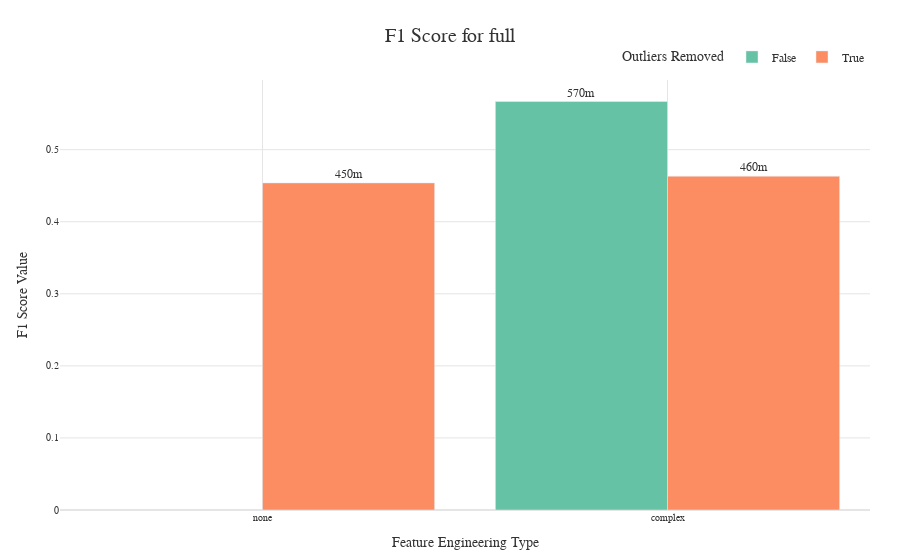
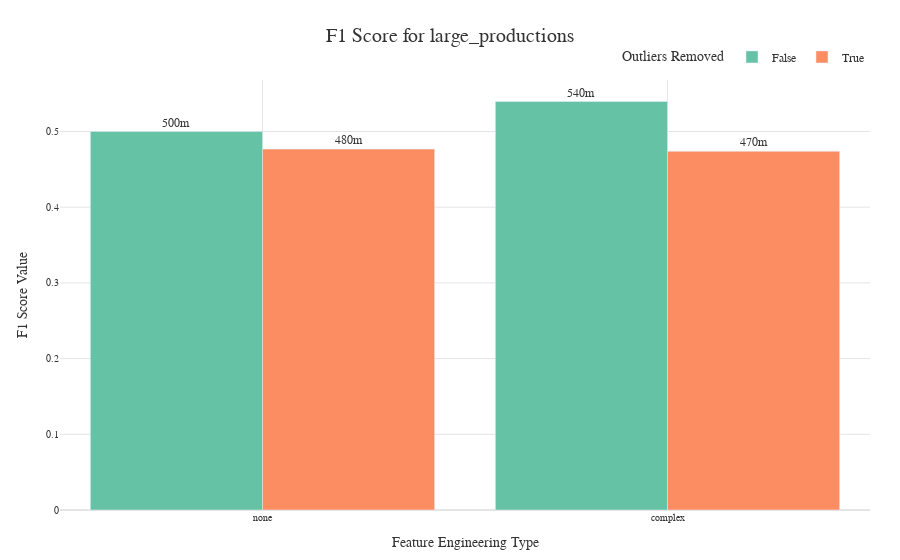
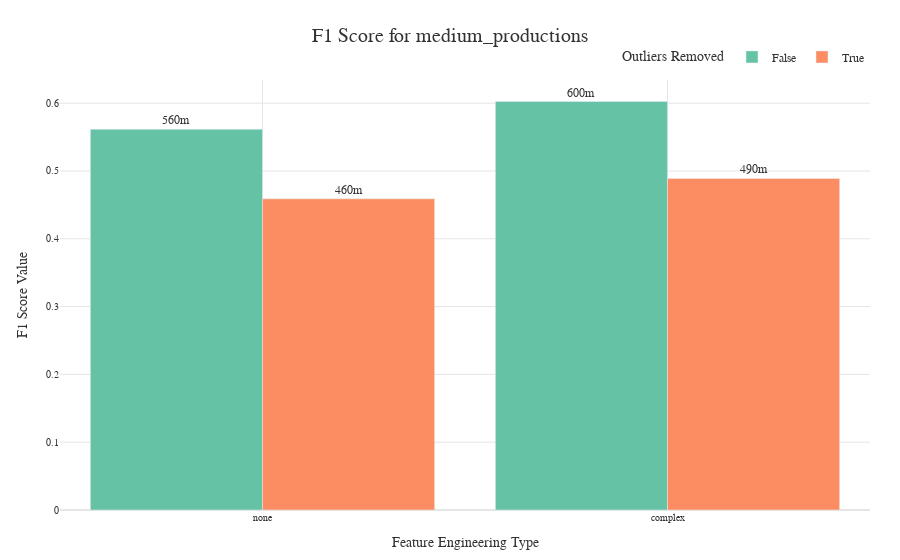
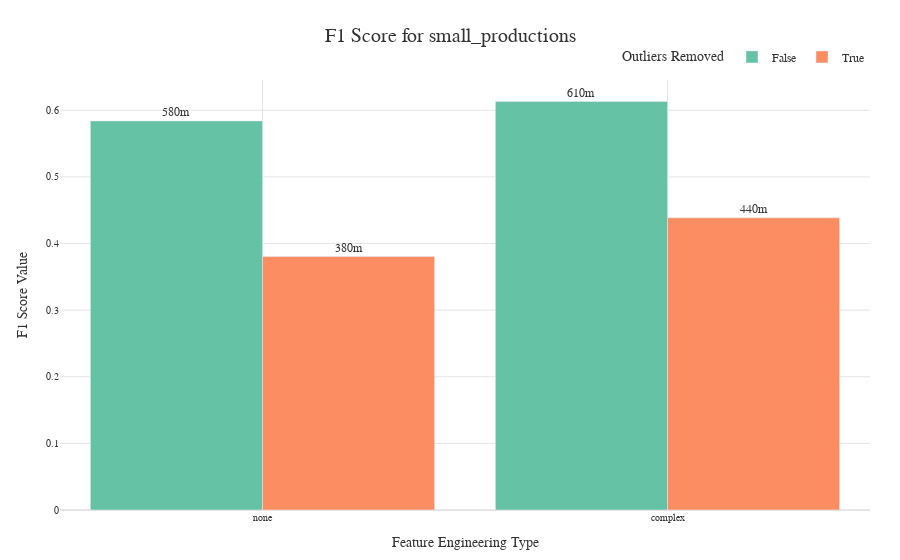

Notebook source saved alongside these figures, in order:
### Code cell
plot_one_metric_of_different_datasets_per_feature_engineering_outliers_with_plotly(
    experiment_df,
    problem_type="multi_class_classification",
    metric="F1 Score",
    metric_agg="max",
)

### Figure 1 — Plotly figure (JSON) as saved in the notebook; plotly's stock layout.template omitted (floating-point values rounded to 4 significant figures)
{"data": [{"alignmentgroup": "True", "hovertemplate": "Outliers Removed=False<br>Feature Engineering Type=%{x}<br>F1 Score Value=%{text}<extra></extra>", "legendgroup": "False", "marker": {"color": "#66C2A5", "pattern": {"shape": ""}}, "name": "False", "offsetgroup": "False", "orientation": "v", "showlegend": true, "text": [0.5668], "textposition": "outside", "texttemplate": "%{text:.2s}", "type": "bar", "x": ["complex"], "xaxis": "x", "y": [0.5668], "yaxis": "y"}, {"alignmentgroup": "True", "hovertemplate": "Outliers Removed=True<br>Feature Engineering Type=%{x}<br>F1 Score Value=%{text}<extra></extra>", "legendgroup": "True", "marker": {"color": "#FC8D62", "pattern": {"shape": ""}}, "name": "True", "offsetgroup": "True", "orientation": "v", "showlegend": true, "text": [0.4631, 0.4539], "textposition": "outside", "texttemplate": "%{text:.2s}", "type": "bar", "x": ["complex", "none"], "xaxis": "x", "y": [0.4631, 0.4539], "yaxis": "y"}], "layout": {"bargap": 0.15, "barmode": "group", "font": {"color": "#333333", "family": "Arial", "size": 12}, "legend": {"orientation": "h", "title": {"text": "Outliers Removed"}, "tracegroupgap": 0, "x": 1, "xanchor": "right", "y": 1.02, "yanchor": "bottom"}, "margin": {"b": 50, "l": 60, "r": 30, "t": 80}, "plot_bgcolor": "white", "showlegend": true, "title": {"font": {"color": "#333333", "size": 20}, "text": "F1 Score for full", "x": 0.5, "xanchor": "center", "y": 0.95, "yanchor": "top"}, "xaxis": {"anchor": "y", "categoryarray": ["none", "complex"], "categoryorder": "array", "domain": [0, 1], "gridcolor": "#E5E5E5", "showgrid": true, "tickangle": 0, "tickfont": {"size": 10}, "title": {"text": "Feature Engineering Type"}}, "yaxis": {"anchor": "x", "domain": [0, 1], "gridcolor": "#E5E5E5", "showgrid": true, "tickfont": {"size": 10}, "title": {"text": "F1 Score Value"}, "type": "linear", "zeroline": true, "zerolinecolor": "#E5E5E5"}}}

### Figure 2 — Plotly figure (JSON) as saved in the notebook; plotly's stock layout.template omitted (floating-point values rounded to 4 significant figures)
{"data": [{"alignmentgroup": "True", "hovertemplate": "Outliers Removed=False<br>Feature Engineering Type=%{x}<br>F1 Score Value=%{text}<extra></extra>", "legendgroup": "False", "marker": {"color": "#66C2A5", "pattern": {"shape": ""}}, "name": "False", "offsetgroup": "False", "orientation": "v", "showlegend": true, "text": [0.5396, 0.5], "textposition": "outside", "texttemplate": "%{text:.2s}", "type": "bar", "x": ["complex", "none"], "xaxis": "x", "y": [0.5396, 0.5], "yaxis": "y"}, {"alignmentgroup": "True", "hovertemplate": "Outliers Removed=True<br>Feature Engineering Type=%{x}<br>F1 Score Value=%{text}<extra></extra>", "legendgroup": "True", "marker": {"color": "#FC8D62", "pattern": {"shape": ""}}, "name": "True", "offsetgroup": "True", "orientation": "v", "showlegend": true, "text": [0.4738, 0.4767], "textposition": "outside", "texttemplate": "%{text:.2s}", "type": "bar", "x": ["complex", "none"], "xaxis": "x", "y": [0.4738, 0.4767], "yaxis": "y"}], "layout": {"bargap": 0.15, "barmode": "group", "font": {"color": "#333333", "family": "Arial", "size": 12}, "legend": {"orientation": "h", "title": {"text": "Outliers Removed"}, "tracegroupgap": 0, "x": 1, "xanchor": "right", "y": 1.02, "yanchor": "bottom"}, "margin": {"b": 50, "l": 60, "r": 30, "t": 80}, "plot_bgcolor": "white", "showlegend": true, "title": {"font": {"color": "#333333", "size": 20}, "text": "F1 Score for large_productions", "x": 0.5, "xanchor": "center", "y": 0.95, "yanchor": "top"}, "xaxis": {"anchor": "y", "categoryarray": ["none", "complex"], "categoryorder": "array", "domain": [0, 1], "gridcolor": "#E5E5E5", "showgrid": true, "tickangle": 0, "tickfont": {"size": 10}, "title": {"text": "Feature Engineering Type"}}, "yaxis": {"anchor": "x", "domain": [0, 1], "gridcolor": "#E5E5E5", "showgrid": true, "tickfont": {"size": 10}, "title": {"text": "F1 Score Value"}, "type": "linear", "zeroline": true, "zerolinecolor": "#E5E5E5"}}}

### Figure 3 — Plotly figure (JSON) as saved in the notebook; plotly's stock layout.template omitted (floating-point values rounded to 4 significant figures)
{"data": [{"alignmentgroup": "True", "hovertemplate": "Outliers Removed=False<br>Feature Engineering Type=%{x}<br>F1 Score Value=%{text}<extra></extra>", "legendgroup": "False", "marker": {"color": "#66C2A5", "pattern": {"shape": ""}}, "name": "False", "offsetgroup": "False", "orientation": "v", "showlegend": true, "text": [0.6025, 0.5615], "textposition": "outside", "texttemplate": "%{text:.2s}", "type": "bar", "x": ["complex", "none"], "xaxis": "x", "y": [0.6025, 0.5615], "yaxis": "y"}, {"alignmentgroup": "True", "hovertemplate": "Outliers Removed=True<br>Feature Engineering Type=%{x}<br>F1 Score Value=%{text}<extra></extra>", "legendgroup": "True", "marker": {"color": "#FC8D62", "pattern": {"shape": ""}}, "name": "True", "offsetgroup": "True", "orientation": "v", "showlegend": true, "text": [0.489, 0.4589], "textposition": "outside", "texttemplate": "%{text:.2s}", "type": "bar", "x": ["complex", "none"], "xaxis": "x", "y": [0.489, 0.4589], "yaxis": "y"}], "layout": {"bargap": 0.15, "barmode": "group", "font": {"color": "#333333", "family": "Arial", "size": 12}, "legend": {"orientation": "h", "title": {"text": "Outliers Removed"}, "tracegroupgap": 0, "x": 1, "xanchor": "right", "y": 1.02, "yanchor": "bottom"}, "margin": {"b": 50, "l": 60, "r": 30, "t": 80}, "plot_bgcolor": "white", "showlegend": true, "title": {"font": {"color": "#333333", "size": 20}, "text": "F1 Score for medium_productions", "x": 0.5, "xanchor": "center", "y": 0.95, "yanchor": "top"}, "xaxis": {"anchor": "y", "categoryarray": ["none", "complex"], "categoryorder": "array", "domain": [0, 1], "gridcolor": "#E5E5E5", "showgrid": true, "tickangle": 0, "tickfont": {"size": 10}, "title": {"text": "Feature Engineering Type"}}, "yaxis": {"anchor": "x", "domain": [0, 1], "gridcolor": "#E5E5E5", "showgrid": true, "tickfont": {"size": 10}, "title": {"text": "F1 Score Value"}, "type": "linear", "zeroline": true, "zerolinecolor": "#E5E5E5"}}}

### Figure 4 — Plotly figure (JSON) as saved in the notebook; plotly's stock layout.template omitted (floating-point values rounded to 4 significant figures)
{"data": [{"alignmentgroup": "True", "hovertemplate": "Outliers Removed=False<br>Feature Engineering Type=%{x}<br>F1 Score Value=%{text}<extra></extra>", "legendgroup": "False", "marker": {"color": "#66C2A5", "pattern": {"shape": ""}}, "name": "False", "offsetgroup": "False", "orientation": "v", "showlegend": true, "text": [0.6132, 0.5841], "textposition": "outside", "texttemplate": "%{text:.2s}", "type": "bar", "x": ["complex", "none"], "xaxis": "x", "y": [0.6132, 0.5841], "yaxis": "y"}, {"alignmentgroup": "True", "hovertemplate": "Outliers Removed=True<br>Feature Engineering Type=%{x}<br>F1 Score Value=%{text}<extra></extra>", "legendgroup": "True", "marker": {"color": "#FC8D62", "pattern": {"shape": ""}}, "name": "True", "offsetgroup": "True", "orientation": "v", "showlegend": true, "text": [0.4386, 0.3804], "textposition": "outside", "texttemplate": "%{text:.2s}", "type": "bar", "x": ["complex", "none"], "xaxis": "x", "y": [0.4386, 0.3804], "yaxis": "y"}], "layout": {"bargap": 0.15, "barmode": "group", "font": {"color": "#333333", "family": "Arial", "size": 12}, "legend": {"orientation": "h", "title": {"text": "Outliers Removed"}, "tracegroupgap": 0, "x": 1, "xanchor": "right", "y": 1.02, "yanchor": "bottom"}, "margin": {"b": 50, "l": 60, "r": 30, "t": 80}, "plot_bgcolor": "white", "showlegend": true, "title": {"font": {"color": "#333333", "size": 20}, "text": "F1 Score for small_productions", "x": 0.5, "xanchor": "center", "y": 0.95, "yanchor": "top"}, "xaxis": {"anchor": "y", "categoryarray": ["none", "complex"], "categoryorder": "array", "domain": [0, 1], "gridcolor": "#E5E5E5", "showgrid": true, "tickangle": 0, "tickfont": {"size": 10}, "title": {"text": "Feature Engineering Type"}}, "yaxis": {"anchor": "x", "domain": [0, 1], "gridcolor": "#E5E5E5", "showgrid": true, "tickfont": {"size": 10}, "title": {"text": "F1 Score Value"}, "type": "linear", "zeroline": true, "zerolinecolor": "#E5E5E5"}}}
